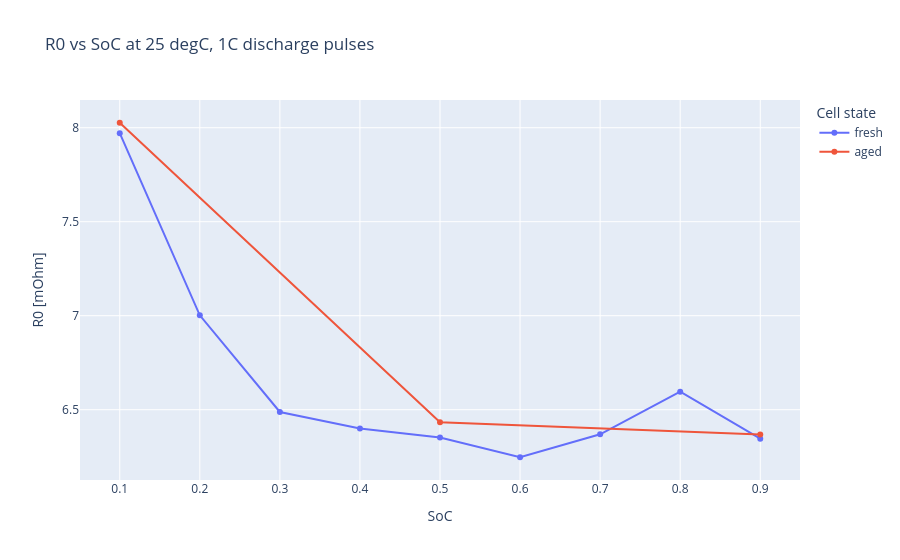

Write notebook code for a chart like this one.
### Markdown cell above
## 3. Fresh against aged

The aged grid points all sit inside the fresh grid, so the tables compare point for point wherever both fits have one.

### Code cell
temp_index = 1  # 25 degC in the grid above
rate_index = 0  # 1C discharge pulses

fig = go.Figure()
for label, ecm in (("fresh", fresh), ("aged", aged)):
    fig.add_trace(
        go.Scatter(
            x=ecm.soc_grid,
            y=1000 * ecm.r0("discharge")[:, temp_index, rate_index],
            mode="lines+markers",
            name=label,
        )
    )
fig.update_layout(
    title="R0 vs SoC at 25 degC, 1C discharge pulses",
    xaxis_title="SoC",
    yaxis_title="R0 [mOhm]",
    legend_title="Cell state",
)
fig

### Figure 1 — Plotly figure (JSON) as saved in the notebook; plotly's stock layout.template omitted (floating-point values rounded to 4 significant figures)
{"data": [{"mode": "lines+markers", "name": "fresh", "type": "scatter", "x": [0.1, 0.2, 0.3, 0.4, 0.5, 0.6, 0.7, 0.8, 0.9], "y": [7.971, 7.002, 6.488, 6.399, 6.352, 6.247, 6.369, 6.596, 6.346]}, {"mode": "lines+markers", "name": "aged", "type": "scatter", "x": [0.1, 0.5, 0.9], "y": [8.026, 6.433, 6.367]}], "layout": {"legend": {"title": {"text": "Cell state"}}, "title": {"text": "R0 vs SoC at 25 degC, 1C discharge pulses"}, "xaxis": {"title": {"text": "SoC"}}, "yaxis": {"title": {"text": "R0 [mOhm]"}}}}
